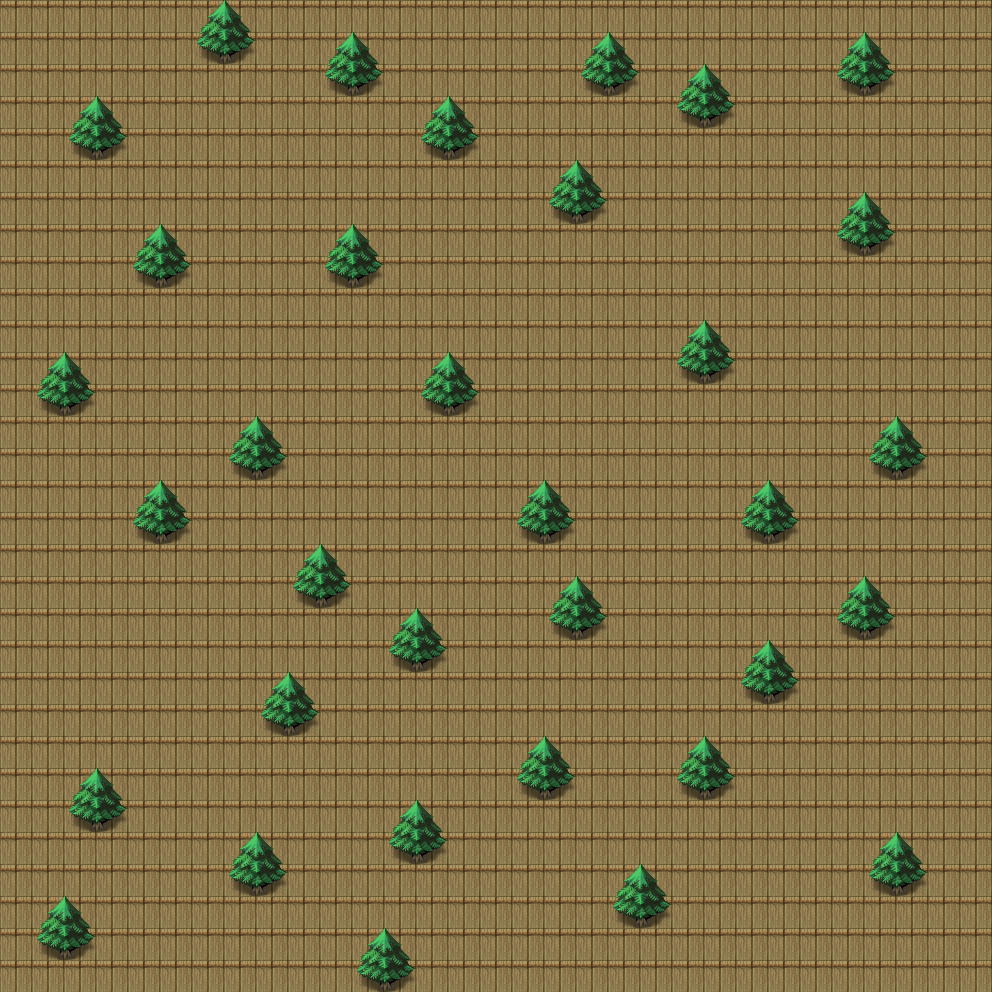

A 2D game scene composited from a Tiled map and its tileset images. What follows is a short description and the map's XML, with each tile layer's data collapsed to a summary:
An orthogonal 31x31 tile map with 32x32 px tiles, 2 tile layers (background, objects).

<map version="1.0" orientation="orthogonal" width="31" height="31" tilewidth="32" tileheight="32">
 <tileset firstgid="1" name="StockTileset" tilewidth="32" tileheight="32">
  <image source="StockTileset.png" width="512" height="512" />
 </tileset>
 <layer name="background" width="31" height="31">
  <data>[961 cells, 961 non-empty, 1 distinct tile ids]</data>
 </layer>
 <layer name="objects" width="31" height="31">
  <data>[961 cells, 136 non-empty, 4 distinct tile ids]</data>
 </layer>
</map>
